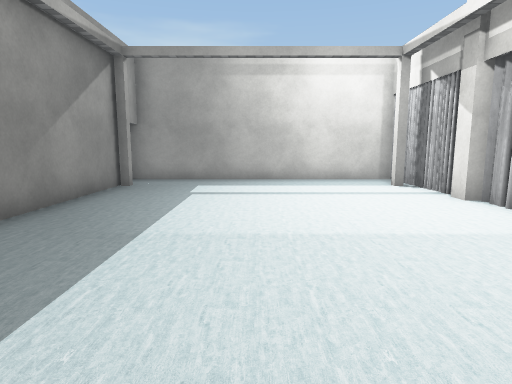
View 1 (above)

12 first-person views from a walk through a Unity game level. The camera is 1.3 m above the floor, tilts 8° down and sees 75° across. The floor is counted in squares, 1 m on a side. Each view is taken from the middle of a square. On the plan, view 1 faces up. The plan holds only what a view shows up to about 14 squares ahead; the rest is blank. The player is left out. Some surface patterns are stand-ins.

View 2
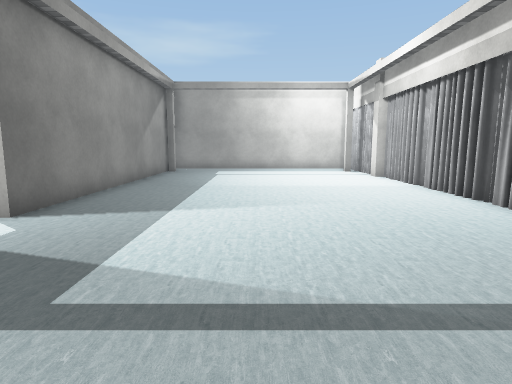

View 3
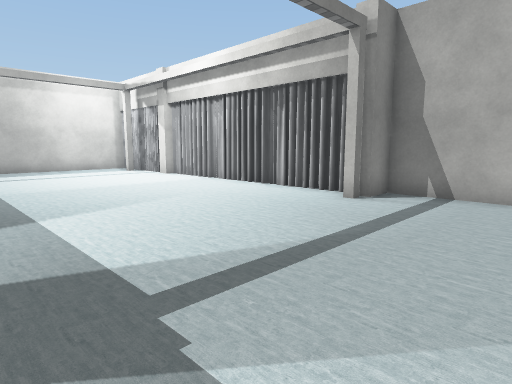

View 4
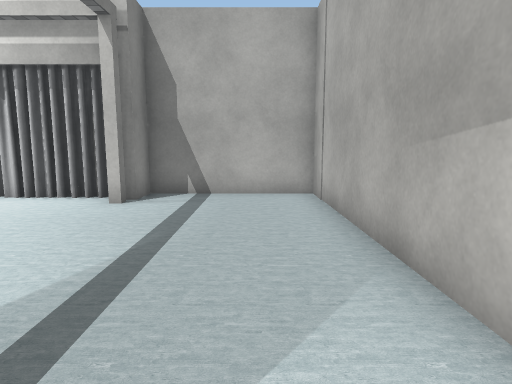

View 5
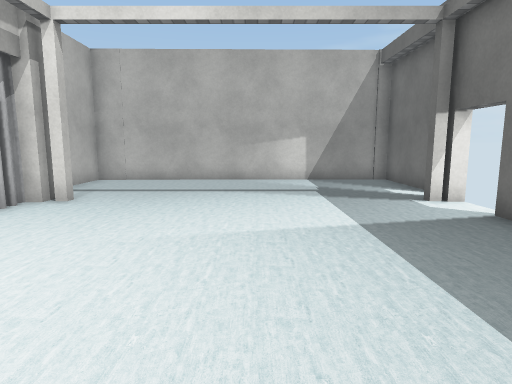

View 6
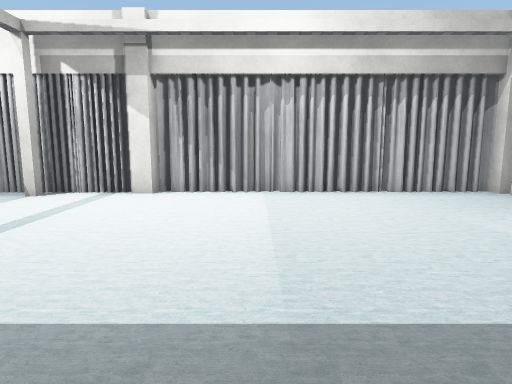

View 7
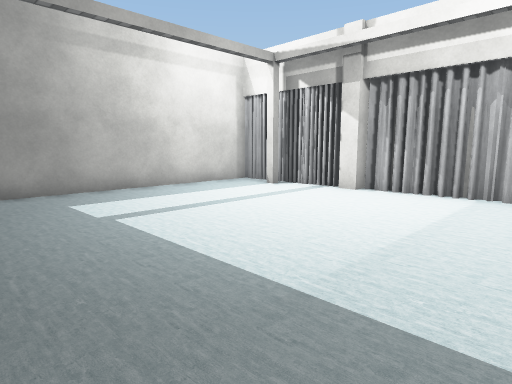

View 8
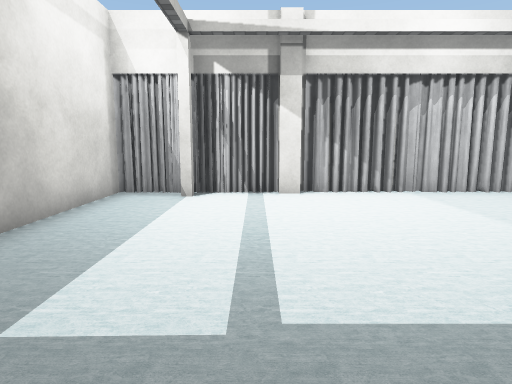

View 9
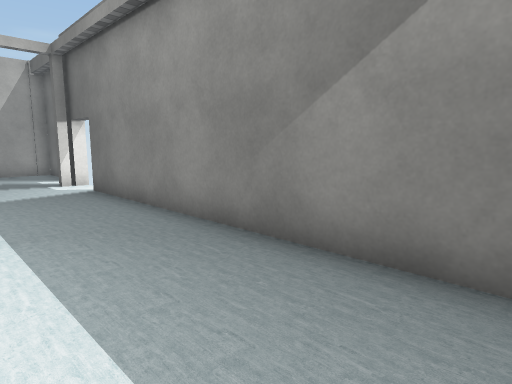

View 10
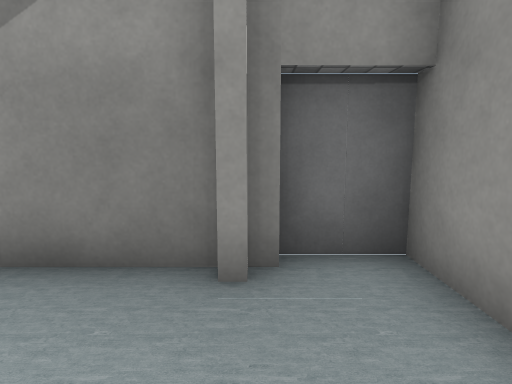

View 11
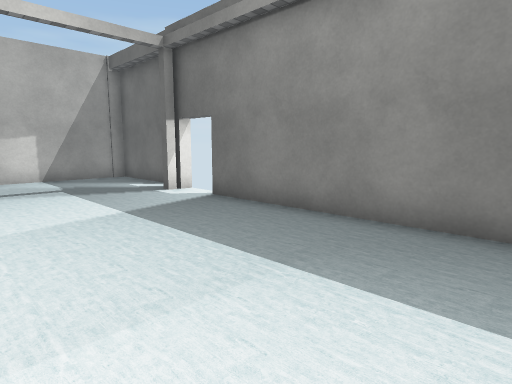

View 12
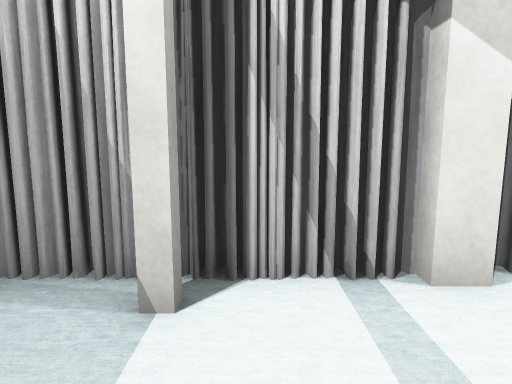

### Floor plan
Key: @ floor where view 1 was taken; # wall or solid block; . floor; C curtain.
Columns run from 5 left of view 1 to 6 right of it. Each row starts with its distance up from view 1.
 13 ############
 12 #.........C#
 11 #.........##
 10 #..........#
  9 #.........C#
  8 #.........##
  7 #..........#
  6 #.........C#
  5 #..........#
  4 #..........#
  3 #.........C#
  2 #..........#
  1 #..........#
  0  ....@....C#
 -1  ..........#
 -2 #.........##
 -3  ..........#
 -4 #..........#
 -5 #..........#
 -6 #..........#
 -7 ############

Positions as (right, up) in squares from view 1, and headings:
1: (0, 0), facing up
2: (0, -6), facing up
3: (-3, -6), facing up-right
4: (-3, -5), facing right
5: (0, 6), facing down
6: (-4, 5), facing right
7: (-4, 3), facing up-right
8: (-4, 9), facing right
9: (-1, 10), facing down-left
10: (-1, 11), facing left
11: (1, 7), facing down-left
12: (2, 10), facing right
